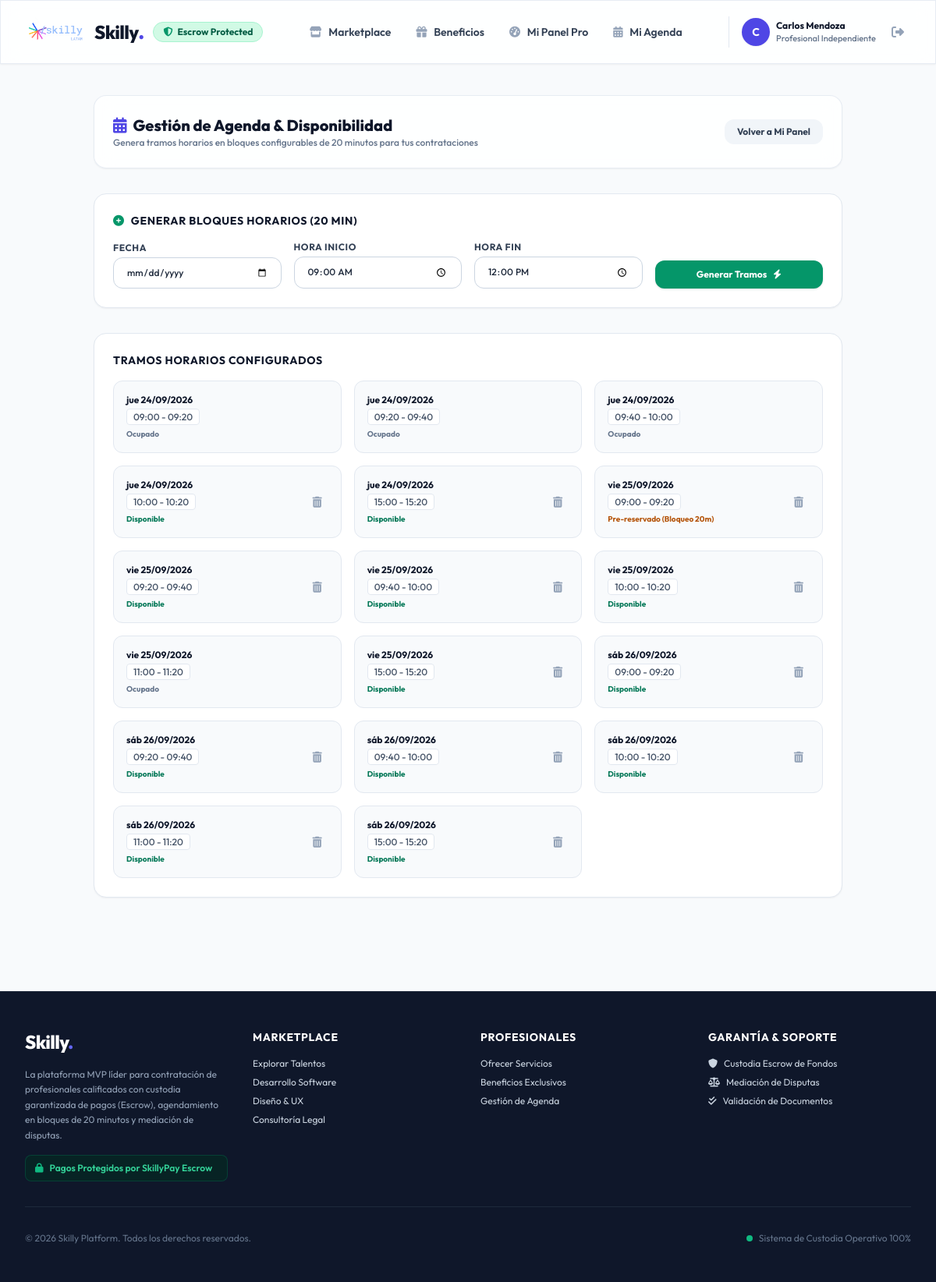
The app's page /availability/manage/ (signed in) with its own data.
### apps/users/models.py (models this page shows, shortened)
class CustomUser(AbstractUser):
    ROLE_PROFESIONAL = 'PROFESIONAL'
    ROLE_ORGANIZACION = 'ORGANIZACION'
    ROLE_ADMIN = 'ADMIN'
    ROLE_CHOICES = [
        (ROLE_PROFESIONAL, 'Profesional Independiente'),
        (ROLE_ORGANIZACION, 'Empresa / Organización'),
        (ROLE_ADMIN, 'Administrador Skilly'),
    ]
    role = models.CharField(max_length=20, choices=ROLE_CHOICES, default=ROLE_ORGANIZACION)
    phone = models.CharField(max_length=20, blank=True, null=True, verbose_name="Teléfono de Contacto")
    created_at = models.DateTimeField(auto_now_add=True)
    @property
    def is_professional(self):
        return self.role == self.ROLE_PROFESIONAL
    @property
    def is_admin_role(self):
        return self.role == self.ROLE_ADMIN or self.is_superuser

### apps/availability/models.py (models this page shows, shortened)
class TimeSlot(models.Model):
    STATUS_DISPONIBLE = 'DISPONIBLE'
    STATUS_PRE_RESERVADO = 'PRE_RESERVADO'
    STATUS_OCUPADO = 'OCUPADO'
    STATUS_CHOICES = [
        (STATUS_DISPONIBLE, 'Disponible'),
        (STATUS_PRE_RESERVADO, 'Pre-reservado (Bloqueo 20m)'),
        (STATUS_OCUPADO, 'Ocupado'),
    ]
    professional = models.ForeignKey(
        settings.AUTH_USER_MODEL,
        on_delete=models.CASCADE,
        related_name='timeslots',
        limit_choices_to={'role': 'PROFESIONAL'}
    )
    date = models.DateField(verbose_name="Fecha")
    start_time = models.TimeField(verbose_name="Hora Inicio")
    end_time = models.TimeField(verbose_name="Hora Fin")
    status = models.CharField(max_length=20, choices=STATUS_CHOICES, default=STATUS_DISPONIBLE)
    reserved_until = models.DateTimeField(blank=True, null=True, help_text="Expiración del bloqueo temporal de 20 minutos")
    class Meta:
        ordering = ['date', 'start_time']
        unique_together = ['professional', 'date', 'start_time']

### apps/availability/views.py (the view, shortened to what this page needs)
# urls.py: path('manage/', views.availability_manage_view, name='manage'),
@login_required
def availability_manage_view(request):
    if not request.user.is_professional:
        messages.warning(request, "Acceso solo para profesionales.")
        return redirect('services:marketplace')
    slots = TimeSlot.objects.filter(professional=request.user).order_by('date', 'start_time')
    return render(request, 'availability/gestion_disponibilidad.html', {'slots': slots})

### templates/availability/gestion_disponibilidad.html (shortened to what this page needs)
{% extends 'base.html' %}
{% block content %}
<div class="max-w-5xl mx-auto px-4 sm:px-6 lg:px-8 py-10 space-y-8">
    <div class="glass-panel p-6 rounded-2xl shadow-sm flex items-center justify-between">
        <div>
            <h1 class="text-xl font-extrabold text-slate-900 flex items-center gap-2">
                <i class="fa-solid fa-calendar-days text-brand-600"></i> Gestión de Agenda & Disponibilidad
            </h1>
            <p class="text-xs text-slate-500 font-medium">Genera tramos horarios en bloques configurables de 20 minutos para tus contrataciones</p>
        </div>
        <a href="{% url 'users:pro_dashboard' %}" class="px-4 py-2 bg-slate-100 hover:bg-slate-200 text-slate-700 font-bold rounded-xl text-xs transition-colors">
            Volver a Mi Panel
        </a>
    </div>
    <div class="bg-white rounded-2xl p-6 border border-slate-200 shadow-sm space-y-4">
        <h3 class="text-sm font-bold text-slate-900 uppercase tracking-wider flex items-center gap-2">
            <i class="fa-solid fa-plus-circle text-emerald-600"></i> Generar Bloques Horarios (20 min)
        </h3>
        <form method="post" class="grid grid-cols-1 sm:grid-cols-4 gap-4 items-end">
            <div>
                <label for="id_date" class="block text-xs font-bold text-slate-700 uppercase tracking-wider mb-1">Fecha</label>
                <input type="date" name="date" id="id_date" required class="w-full px-4 py-2.5 rounded-xl border border-slate-300 focus:ring-2 focus:ring-brand-500 font-medium text-xs">
            </div>
            <div>
                <label for="id_start_time" class="block text-xs font-bold text-slate-700 uppercase tracking-wider mb-1">Hora Inicio</label>
                <input type="time" name="start_time" id="id_start_time" required value="09:00" class="w-full px-4 py-2.5 rounded-xl border border-slate-300 focus:ring-2 focus:ring-brand-500 font-medium text-xs">
            </div>
            <div>
                <label for="id_end_time" class="block text-xs font-bold text-slate-700 uppercase tracking-wider mb-1">Hora Fin</label>
                <input type="time" name="end_time" id="id_end_time" required value="12:00" class="w-full px-4 py-2.5 rounded-xl border border-slate-300 focus:ring-2 focus:ring-brand-500 font-medium text-xs">
            </div>
            <button type="submit" class="w-full py-2.5 bg-emerald-600 hover:bg-emerald-700 text-white font-bold rounded-xl shadow text-xs transition-all flex items-center justify-center gap-2">
                <span>Generar Tramos</span>
                <i class="fa-solid fa-bolt"></i>
            </button>
        </form>
    </div>
    <div class="bg-white rounded-2xl p-6 border border-slate-200 shadow-sm space-y-4">
        <h3 class="text-sm font-bold text-slate-900 uppercase tracking-wider">Tramos Horarios Configurados</h3>
        {% if slots %}
            <div class="grid grid-cols-1 sm:grid-cols-2 md:grid-cols-3 gap-4">
                {% for slot in slots %}
                    <div class="p-4 rounded-xl border border-slate-200 bg-slate-50 flex items-center justify-between">
                        <div class="space-y-1">
                            <span class="font-bold text-xs text-slate-900 block">{{ slot.date|date:"D d/m/Y" }}</span>
                            <span class="text-xs text-slate-600 font-medium bg-white px-2 py-0.5 rounded border border-slate-200">
                                {{ slot.start_time|time:"H:i" }} - {{ slot.end_time|time:"H:i" }}
                            </span>
                            <span class="block text-[10px] font-bold mt-1
                                {% if slot.status == 'DISPONIBLE' %}text-emerald-700
                                {% elif slot.status == 'PRE_RESERVADO' %}text-amber-700
                                {% else %}text-slate-500{% endif %}">
                                {{ slot.get_status_display }}
                            </span>
                        </div>
                        {% if slot.status != 'OCUPADO' %}
                            <a href="{% url 'availability:delete' pk=slot.pk %}" class="p-2 text-slate-400 hover:text-rose-600 hover:bg-rose-50 rounded-lg transition-colors" title="Eliminar bloque">
                                <i class="fa-solid fa-trash-can text-sm"></i>
                            </a>
                        {% endif %}
                    </div>
                {% endfor %}
            </div>
        {% else %}
            <p class="text-xs text-slate-500 italic text-center py-4">No tienes bloques horarios configurados en tu agenda.</p>
        {% endif %}
    </div>
</div>
{% endblock %}

### templates/base.html (shortened to what this page needs)
<!DOCTYPE html>
<html lang="es" class="h-full bg-slate-50">
<head>
    <script src="https://cdn.tailwindcss.com"></script>
    <link rel="stylesheet" href="https://cdnjs.cloudflare.com/ajax/libs/font-awesome/6.5.1/css/all.min.css">
</head>
<body class="flex flex-col min-h-full text-slate-800 antialiased selection:bg-brand-500 selection:text-white">
    <header class="sticky top-0 z-50 glass-panel shadow-sm transition-all duration-200">
        <div class="max-w-7xl mx-auto px-4 sm:px-6 lg:px-8">
            <div class="flex items-center justify-between h-20">
                <div class="flex items-center gap-3">
                    <a href="{% url 'services:marketplace' %}" class="flex items-center gap-3 group">
                        {% load static %}
                        <img src="{% static 'skilly-logo.png' %}" alt="Skilly Logo" class="h-10 w-auto group-hover:scale-105 transition-transform duration-200" onerror="this.onerror=null; this.src='https://placehold.co/120x40/4f46e5/ffffff?text=Skilly';">
                        <span class="font-extrabold text-2xl tracking-tight text-slate-900 group-hover:text-brand-600 transition-colors">
                            Skilly<span class="text-brand-600 font-black">.</span>
                        </span>
                    </a>
                    <span class="hidden sm:inline-flex items-center gap-1.5 px-3 py-1 rounded-full text-xs font-bold bg-emerald-100 text-emerald-800 border border-emerald-200">
                        <i class="fa-solid font-bold fa-shield-halved text-emerald-600"></i> Escrow Protected
                    </span>
                </div>
                <nav class="hidden md:flex items-center gap-8">
                    <a href="{% url 'services:marketplace' %}" class="text-sm font-semibold text-slate-700 hover:text-brand-600 transition-colors">
                        <i class="fa-solid fa-store mr-1.5 text-slate-400"></i> Marketplace
                    </a>
                    <a href="{% url 'benefits:list' %}" class="text-sm font-semibold text-slate-700 hover:text-brand-600 transition-colors">
                        <i class="fa-solid fa-gift mr-1.5 text-slate-400"></i> Beneficios
                    </a>
                    {% if user.is_authenticated %}
                        {% if user.is_admin_role %}
                            <a href="{% url 'backoffice:dashboard' %}" class="text-sm font-semibold text-purple-700 hover:text-purple-900 bg-purple-50 px-3 py-1.5 rounded-lg border border-purple-200 transition-colors">
                                <i class="fa-solid fa-user-shield mr-1.5"></i> Back-Office Admin
                            </a>
                        {% elif user.is_professional %}
                            <a href="{% url 'users:pro_dashboard' %}" class="text-sm font-semibold text-slate-700 hover:text-brand-600 transition-colors">
                                <i class="fa-solid fa-gauge-high mr-1.5 text-slate-400"></i> Mi Panel Pro
                            </a>
                            <a href="{% url 'availability:manage' %}" class="text-sm font-semibold text-slate-700 hover:text-brand-600 transition-colors">
                                <i class="fa-solid fa-calendar-days mr-1.5 text-slate-400"></i> Mi Agenda
                            </a>
                        {% else %}
                            <a href="{% url 'users:org_dashboard' %}" class="text-sm font-semibold text-slate-700 hover:text-brand-600 transition-colors">
                                <i class="fa-solid fa-building mr-1.5 text-slate-400"></i> Mis Contrataciones
                            </a>
                        {% endif %}
                    {% endif %}
                </nav>
                <div class="flex items-center gap-4">
                    {% if user.is_authenticated %}
                        <div class="flex items-center gap-3 pl-4 border-l border-slate-200">
                            <a href="{% url 'users:profile_edit' %}" class="flex items-center gap-2 group">
                                <div class="w-9 h-9 rounded-full bg-brand-600 text-white font-bold flex items-center justify-center text-sm shadow-sm group-hover:bg-brand-700 transition-colors">
                                    {{ user.first_name|first|default:user.username|first|upper }}
                                </div>
                                <div class="hidden sm:block text-left">
                                    <span class="block text-xs font-bold text-slate-900 group-hover:text-brand-600 transition-colors">
                                        {{ user.get_full_name|default:user.username }}
                                    </span>
                                    <span class="block text-[11px] font-medium text-slate-500">
                                        {{ user.get_role_display }}
                                    </span>
                                </div>
                            </a>
                            <form action="{% url 'users:logout' %}" method="post" class="inline">
                                <button type="submit" class="p-2 text-slate-400 hover:text-rose-600 hover:bg-rose-50 rounded-lg transition-colors" title="Cerrar sesión">
                                    <i class="fa-solid fa-right-from-bracket"></i>
                                </button>
                            </form>
                        </div>
                    {% endif %}
                </div>
            </div>
        </div>
    </header>
    <main class="flex-1">
        {% block content %}{% endblock %}
    </main>
    <footer class="bg-slate-900 text-slate-300 mt-20 border-t border-slate-800">
        <div class="max-w-7xl mx-auto px-4 sm:px-6 lg:px-8 py-12">
            <div class="grid grid-cols-1 md:grid-cols-4 gap-8 mb-8">
                <div class="space-y-4">
                    <div class="flex items-center gap-2">
                        <span class="font-extrabold text-2xl tracking-tight text-white">
                            Skilly<span class="text-brand-500">.</span>
                        </span>
                    </div>
                    <p class="text-xs text-slate-400 leading-relaxed">
                        La plataforma MVP líder para contratación de profesionales calificados con custodia garantizada de pagos (Escrow), agendamiento en bloques de 20 minutos y mediación de disputas.
                    </p>
                    <div class="flex items-center gap-2 text-xs font-semibold text-emerald-400 bg-emerald-950/60 px-3 py-2 rounded-lg border border-emerald-800/50">
                        <i class="fa-solid fa-lock text-emerald-500"></i> Pagos Protegidos por SkillyPay Escrow
                    </div>
                </div>
                <div>
                    <h4 class="text-sm font-bold text-white uppercase tracking-wider mb-4">Marketplace</h4>
                    <ul class="space-y-2 text-xs">
                        <li><a href="{% url 'services:marketplace' %}" class="hover:text-brand-400 transition-colors">Explorar Talentos</a></li>
                        <li><a href="{% url 'services:marketplace' %}?category=desarrollo-software" class="hover:text-brand-400 transition-colors">Desarrollo Software</a></li>
                        <li><a href="{% url 'services:marketplace' %}?category=diseno-ux" class="hover:text-brand-400 transition-colors">Diseño & UX</a></li>
                        <li><a href="{% url 'services:marketplace' %}?category=consultoria-legal" class="hover:text-brand-400 transition-colors">Consultoría Legal</a></li>
                    </ul>
                </div>
                <div>
                    <h4 class="text-sm font-bold text-white uppercase tracking-wider mb-4">Profesionales</h4>
                    <ul class="space-y-2 text-xs">
                        <li><a href="{% url 'users:register' %}" class="hover:text-brand-400 transition-colors">Ofrecer Servicios</a></li>
                        <li><a href="{% url 'benefits:list' %}" class="hover:text-brand-400 transition-colors">Beneficios Exclusivos</a></li>
                        <li><a href="{% url 'availability:manage' %}" class="hover:text-brand-400 transition-colors">Gestión de Agenda</a></li>
                    </ul>
                </div>
                <div>
                    <h4 class="text-sm font-bold text-white uppercase tracking-wider mb-4">Garantía & Soporte</h4>
                    <ul class="space-y-2 text-xs">
                        <li class="flex items-center gap-2"><i class="fa-solid fa-shield text-brand-400"></i> Custodia Escrow de Fondos</li>
                        <li class="flex items-center gap-2"><i class="fa-solid fa-scale-balanced text-brand-400"></i> Mediación de Disputas</li>
                        <li class="flex items-center gap-2"><i class="fa-solid fa-check-double text-brand-400"></i> Validación de Documentos</li>
                    </ul>
                </div>
            </div>
            <div class="pt-8 border-t border-slate-800 flex flex-col sm:flex-row items-center justify-between text-xs text-slate-500 gap-4">
                <p>&copy; 2026 Skilly Platform. Todos los derechos reservados.</p>
                <p class="flex items-center gap-2">
                    <span class="w-2 h-2 rounded-full bg-emerald-500 animate-pulse"></span> Sistema de Custodia Operativo 100%
                </p>
            </div>
        </div>
    </footer>
</body>
</html>

### records on screen
CustomUser: first_name|first "C", get_full_name "Carlos Mendoza", role "Profesional Independiente"
TimeSlot: date "jue 24/09/2026", start_time "09:00", end_time "09:20", status "Ocupado"
TimeSlot: date "jue 24/09/2026", start_time "09:20", end_time "09:40", status "Ocupado"
TimeSlot: date "jue 24/09/2026", start_time "09:40", end_time "10:00", status "Ocupado"
TimeSlot: date "jue 24/09/2026", start_time "10:00", end_time "10:20", status "Disponible"
TimeSlot: date "jue 24/09/2026", start_time "15:00", end_time "15:20", status "Disponible"
TimeSlot: date "vie 25/09/2026", start_time "09:00", end_time "09:20", status "Pre-reservado (Bloqueo 20m)"
TimeSlot: date "vie 25/09/2026", start_time "09:20", end_time "09:40", status "Disponible"
TimeSlot: date "vie 25/09/2026", start_time "09:40", end_time "10:00", status "Disponible"
TimeSlot: date "vie 25/09/2026", start_time "10:00", end_time "10:20", status "Disponible"
TimeSlot: date "vie 25/09/2026", start_time "11:00", end_time "11:20", status "Ocupado"
TimeSlot: date "vie 25/09/2026", start_time "15:00", end_time "15:20", status "Disponible"
TimeSlot: date "sáb 26/09/2026", start_time "09:00", end_time "09:20", status "Disponible"
TimeSlot: date "sáb 26/09/2026", start_time "09:20", end_time "09:40", status "Disponible"
TimeSlot: date "sáb 26/09/2026", start_time "09:40", end_time "10:00", status "Disponible"
TimeSlot: date "sáb 26/09/2026", start_time "10:00", end_time "10:20", status "Disponible"
TimeSlot: date "sáb 26/09/2026", start_time "11:00", end_time "11:20", status "Disponible"
TimeSlot: date "sáb 26/09/2026", start_time "15:00", end_time "15:20", status "Disponible"
